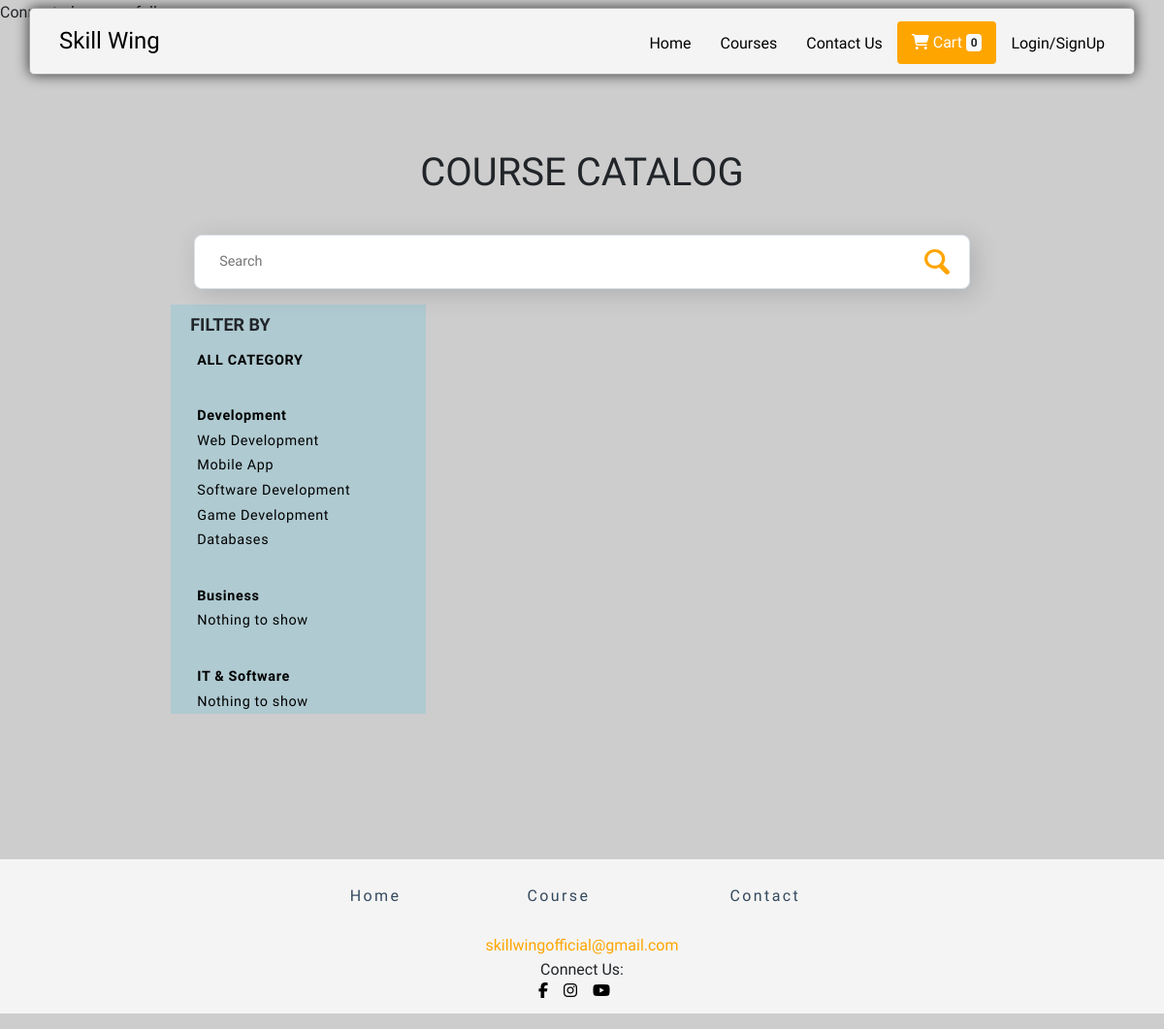
Screenshot of /root/pages/courses/index.php with the database file from the repository.
### tables this page shows
CREATE TABLE `category_detail` (
  `category_id` int(5) NOT NULL,
  `main_category` varchar(30) NOT NULL,
  `subcategory` varchar(30) NOT NULL,
  `no_of_courses` int(5) NOT NULL
);

### root/pages/courses/index.php (the view, shortened to what this page needs)
<?php
$servername = "localhost";
$username = "root";
$password = "";
$dbname = "id11020831_skillwing";
$categorytable = "category_detail";
$conn = new mysqli($servername, $username, $password, $dbname);
if(isset($_SESSION['user_id'])) {
  $userid = $_SESSION['user_id'];
  $user_type = $_SESSION['user_type'];
  $username = $_SESSION['user_name'];
}
else {
  $userid = "";
  $user_type = "";
  $username = "";
}
?>
<!DOCTYPE html>
<html lang="en">
<head>
    <link rel="stylesheet" href="https://stackpath.bootstrapcdn.com/bootstrap/4.3.1/css/bootstrap.min.css"
>
    <link rel="stylesheet" href="../../css/courses.css">
    <link rel="stylesheet" href="../../css/antimanbtn.css">
    <link rel="stylesheet" href="../../css/template.css">
</head>
<body>
<header class="container header mt-2 ">
    <h1 class="logo"><a class="navbar-brand" href="../pages/">Skill Wing</a></h1>
    <ul class="main-nav">
      <li><a class="nav-item nav-link" href="../../pages/">Home</a></li>
      <li><a class="nav-item nav-link" href="../../pages/courses/">Courses<span class="sr-only">(current)</span></a></li>
      <li><a class="nav-item nav-link" href="../../pages/contact/">Contact Us</a></li>
      <li>
        <a class="nav-item btn1 nav-link btn" href="#">
          <span><i class="fas fa-shopping-cart"></i></span> Cart <span id="cartbadge" class="badge badge-light">0</span>
        </a>
      </li>
      <li>
        <?php
          if($userid == "")
            echo "<a class='nav-item nav-link' href='../../pages/signin/'>Login/SignUp</a>";
          else if($user_type == "Student")
            echo "<a class='nav-item nav-link' href='../../pages/student/'>".$username."</a>";
          else if($user_type == "Tutor")
            echo "<a class='nav-item nav-link' href='../../pages/tutor/'>".$username."</a>";
        ?>
      </li>
    </ul>
  </header>
    <section class="main-body">
        <div class="container">
            <h1 style="text-align: center; padding: 32px 24px">COURSE CATALOG</h1>
        </div>
        <div class="container">
            <input id="search-bar" placeholder="Search" type="text" class="search-bar" onkeyup="sortCourses()">
        </div>
        <div class="container-fluid mt-3">
            <div class="d-flex flex-column flex-md-row justify-content-center">
                <div class="col order-1 order-md-1 col-md-3">
                  <div class="side-panel d-none d-md-block">
                    <h6>FILTER BY</h6>
                    <div class="all-category">
                        <a href="#" class="allcategory">ALL CATEGORY</a>
                    </div>
                    <?php
                      $sql_getCategory = "SELECT * FROM `$categorytable` ORDER BY `category_id`";
                      $result = $conn->query($sql_getCategory);
                      $start=1;
                      if($result)
                      {
                          if ($result->num_rows > 0) {
                              while($row = $result->fetch_assoc()) {
                                if($row["subcategory"] == "Main_Category")
                                {
                                  if($start == 0)
                                  {
                                    echo "</div>";
                                  }
                                  else{
                                    $start = 0;
                                  }
                                  echo "<div class='category'>
                                        <a href='#' class='category'>".$row['main_category']."</a>
                                  ";
                                }
                                else{
                                  echo "<div class='sub-category'>
                                          <a href='#' class='subcategory'>".$row['subcategory']."</a>
                                        </div>
                                  ";
                                }
                              }
                          }
                          else{
                              echo "0 rows";
                          }
                      }
                      else{
                          echo "Database error";
                      }
                    ?>
                  </div>
                </div>
                </div>
                <div class="col order-2 order-md-2 col-md-6">
                </div>
            </div>
        </div>
    </section>
    <footer class="mt-3 mb-3">
    <div class="container">
      <ul class="footer-ul">
        <li class="footer-li"><a class="footer-link" href="../../pages/">Home</a></li>
        <li class="footer-li"><a class="footer-link" href="../../pages/courses/">Course</a></li>
        <li class="footer-li"><a class="footer-link" href="../../pages/contact/">Contact</a></li>
      </ul>
      <div class="d-flex">
        <div class="mr-auto ml-auto">
          <a href="mailto:skillwingofficial@gmail.com" style="color: #FFA500">skillwingofficial@gmail.com</a>
        </div>
      </div>
      <div class="d-flex">
        <div class="mr-auto ml-auto">
          Connect Us:
        </div>
      </div>
      <div class="d-flex flex-row bd-highlight pb-3 justify-content-center align-items-start">
        <div class="mr-3">
          <a class="footer-icon" href="https://www.facebook.com/skillwingofficial" target="_blank" rel="noopener noreferrer">
            <i class="fab fa-facebook-f"></i></a>
        </div>
        <div class="mr-3">
          <a class="footer-icon" href="https://www.instagram.com/skillwingofficial" target="_blank" rel="noopener noreferrer">
            <i class="fab fa-instagram"></i></a>
        </div>
        <div class="mr-3">
          <a class="footer-icon" href="https://www.youtube.com/channel/UCQDpP--OQplVbgy8wXIYlZQ" target="_blank" rel="noopener noreferrer">
            <i class="fab fa-youtube"></i></a>
        </div>
      </div>
    </div>
  </footer>
</body>
</html>

### root/css/courses.css (style rules this page uses)
body { background: #cecdcd; font-family: 'Martel Sans', sans-serif; }
.btn1 { background: #FFA500 !important; border: #000000; color: #FFFFFF !important; }
.search-bar { padding: .75em 1.75em; width: 100%; border: 1px solid #dbe2e8; color: #2e3d49; background: calc(100% - 1.4em) center/1.6rem #fff url(../images/search.svg) no-repeat; max-width: 50rem; outline: none; margin: 0 auto; height: 3.5rem; font-size: 0.9rem; border-radius: 8px; display: block; box-shadow: 5px 5px 25px 0 rgba(46, 61, 73, 0.2); }
.side-panel { padding-left: 20px; background-color: rgba(2, 179, 228, 0.15); }
.side-panel h6 { font-family: 'Hind',sans-serif; font-size: 18px; font-weight: 600; line-height: 2rem; padding-top:5px; }
.side-panel a { font-family: 'Hind',sans-serif; font-size: 0.9rem; letter-spacing: 0.04rem; line-height: 1.6rem; text-decoration: none; padding-left: 7px; transition: color 0.3s ease; }
.all-category a, .category a { font-weight: 600; color: #000000; }
.category { margin-top: 32px; }
.sub-category a { font-weight: normal; color: #000000; }
@media (min-width: 768px) { section.main-body { margin-top: 6rem; } }

### root/css/template.css (style rules this page uses)
body { background: #cecdcd; font-family: 'Martel Sans', sans-serif; }
* { box-sizing: border-box; }
body { line-height: 1.6; margin: 0; min-height: 100vh; }
ul { margin: 0; padding: 0; list-style: none; }
h2, h3, a { color: #34495e; }
a { text-decoration: none; }
.logo { margin: 0; }
.main-nav { margin-top: 5px; }
.logo a, .main-nav a { padding: 10px 15px; text-align: center; display: block; }
.nav-link { color: #000000; font-size: .99em; }
.navbar-brand { font-size: 24px !important; color: #000000; }
.header { padding-top: .5em; padding-bottom: .5em; border: 1px solid #a2a2a2; background-color: #f4f4f4; -webkit-box-shadow: 0px 0px 14px 0px rgba(0,0,0,0.75); -moz-box-shadow: 0px 0px 14px 0px rgba(0,0,0,0.75); box-shadow: 0px 0px 14px 0px rgba(0,0,0,0.75); -webkit-border-radius: 5px; -moz-border-radius: 5px; border-radius: 5px; }
.btn1 { background: #FFA500 !important; border: #000000; color: #FFFFFF !important; }
@media (min-width: 768px) { .header, .main-nav { display: flex; } }
@media (min-width: 992px) { .header { flex-direction: row; justify-content: space-between; position: fixed; top: 0; right: 0; left: 0; z-index: 1030; } }
.navbar-brand { font-family: 'Yesteryear', cursive; font-size: 24px; }
.nav-item { font-family: 'Hind', sans-serif; font-weight: 500; font-size: 16px; }
@media (min-width: 768px) { section.main-body { margin-top: 6rem; } }
.footer-ul { margin: 150px auto 0; padding: 0; list-style: none; display: table; width: 600px; text-align: center; }
.footer-li { display: table-cell; position: relative; padding: 15px 0px; }
footer { background-color: #f4f4f4; }
a.footer-link { text-decoration: none; }
.footer-link { text-decoration: none; letter-spacing: 0.15em; display: inline-block; padding: 10px 10px; position: relative; }
.footer-link:after { text-decoration: none; background: none repeat scroll 0 0 transparent; top: 0; content: ""; display: block; height: 2px; left: 50%; position: absolute; background: #FFA500; transition: width 0.3s ease 0s, left 0.3s ease 0s; width: 0; }
.footer-icon { color: #000000; }

### rows the page displays
category_detail: main_category "Development"
category_detail: subcategory "Web Development"
category_detail: subcategory "Mobile App"
category_detail: subcategory "Software Development"
category_detail: subcategory "Game Development"
category_detail: subcategory "Databases"
category_detail: main_category "Business"
category_detail: subcategory "Nothing to show"
category_detail: main_category "IT & Software"
category_detail: subcategory "Nothing to show"
